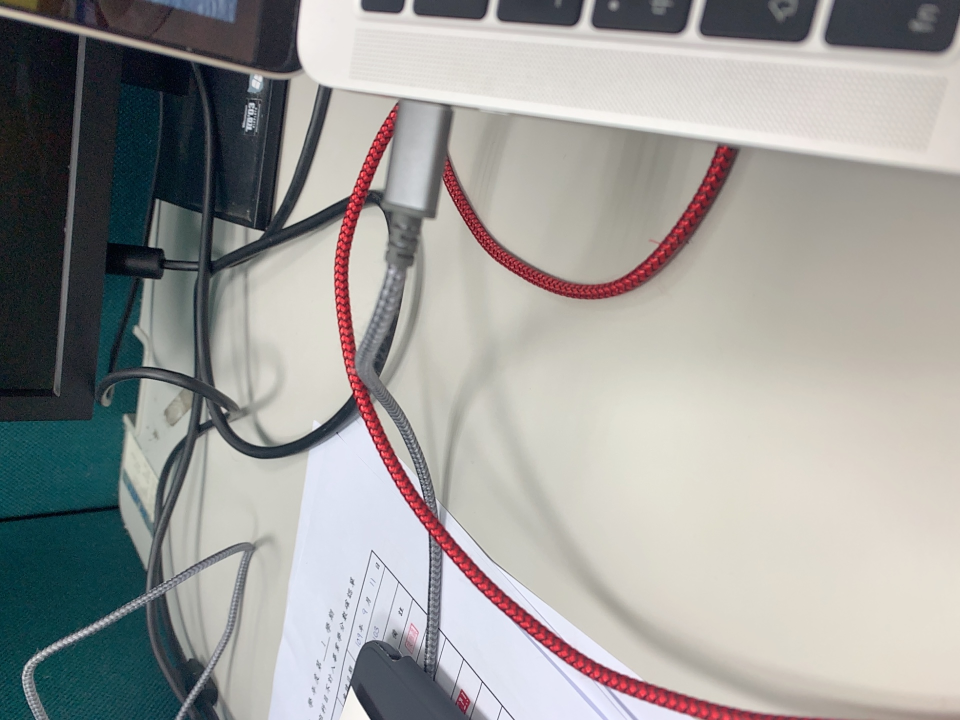
#> input picture Help.Heal.Healthy_server/flask-app/uploadFile/distanceImage/verticalImage/98.jpg, 1920 x 1440 px (shown at 1/2 size)
$ jupyter execute --allow-errors findRealObjectSizeWithAngleOfView.ipynb
#> lines starting #> are read from the running program, lines starting #| are printed output that depends on the picture; after the words box and inside, x2 and y2 are one past the last pixel; in counts of white or black regions, pixels touching at a corner belong together; long printed decimals are rounded
[cell 1]
import cv2
import matplotlib.pyplot as plt
import os
import numpy as np

[cell 2]
def getImageRectangleSize(imagePath):
    #read image with grayscale
#> called with imagePath = './verticalImage/98.jpg'
    image = cv2.imread(imagePath, 0)
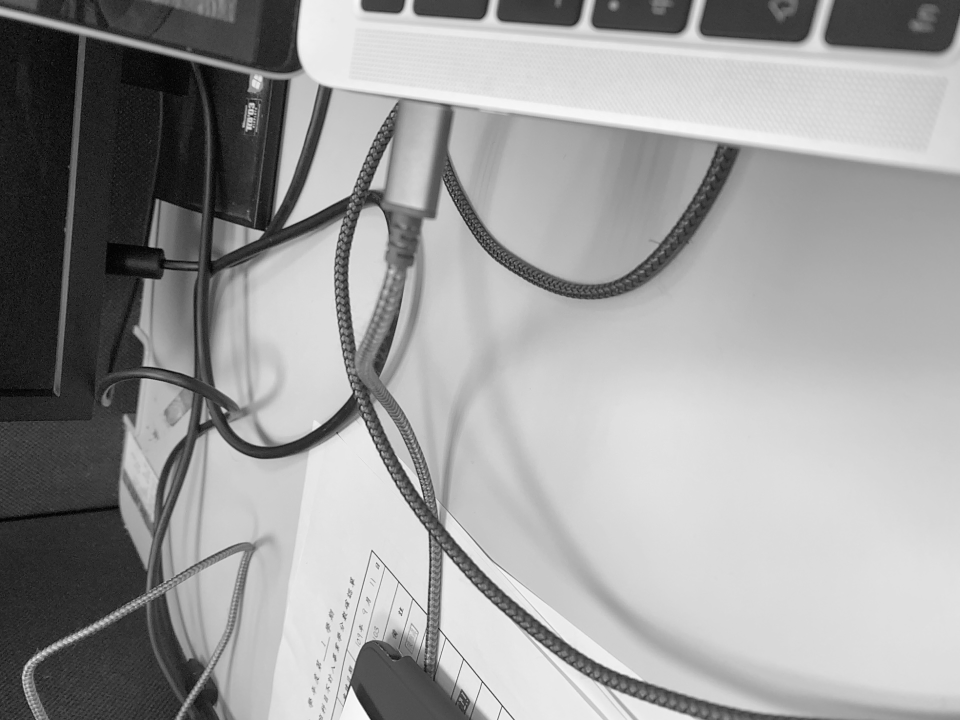
#> image: shape (1440, 1920) (shown at 1/2 size); min 0, max 255, mean 156
    plt.imshow(image[::1], cmap='gray')
    plt.axis('off')
    plt.title(imagePath)
    plt.show()
    # Otsu's thresholding after Gaussian filtering
    #blur = cv2.GaussianBlur(image,(5,5),0)
    ret, image = cv2.threshold(image, 200, 255, cv2.THRESH_BINARY_INV + cv2.THRESH_OTSU)
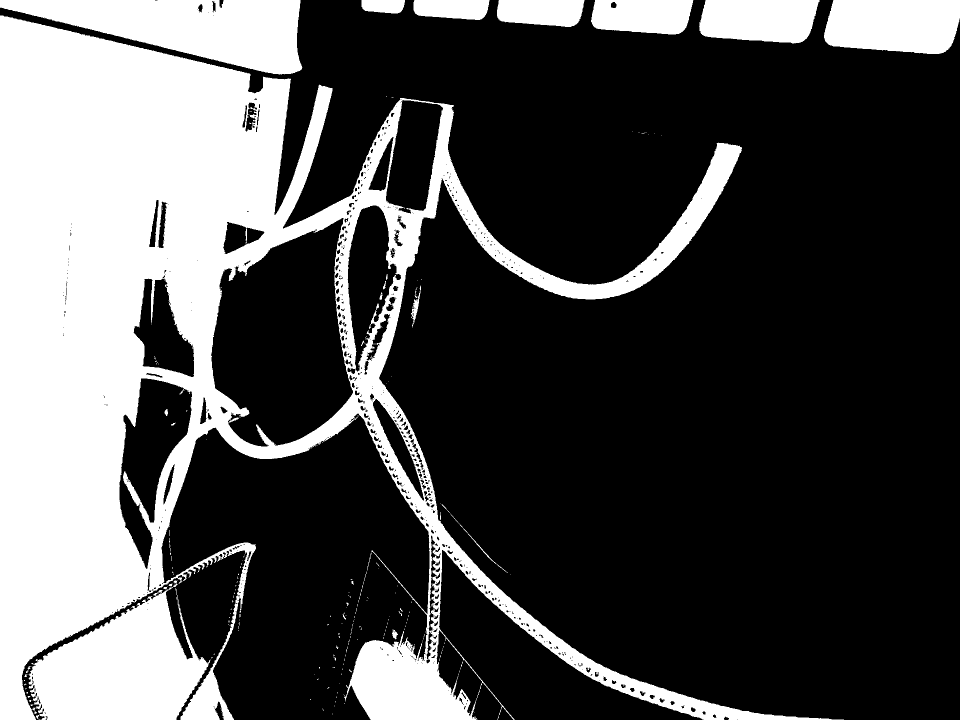
#> image: shape (1440, 1920) (shown at 1/2 size); 30.3% white; 276 white regions (244 under 20 px)
#> ret = 127
    plt.imshow(image[::1], cmap='gray')
    plt.axis('off')
    plt.title(imagePath)
    plt.show()
    cnts, _ = cv2.findContours(image, cv2.RETR_CCOMP, cv2.CHAIN_APPROX_SIMPLE)
#> cnts = 1012 contours, 786 with area under 20; largest, box (x1, y1, x2, y2) and area: (0, 31, 1688, 1440) 836565, (421, 435, 707, 894) 90386, (57, 1161, 421, 1440) 58242, (0, 0, 605, 149) 51334, (238, 756, 385, 1139) 27926
    #print(len(cnts))

    show = np.zeros((image.shape[0], image.shape[1], 3), np.int8)
    cv2.drawContours(show, cnts, -1, (255, 0, 0), 10)
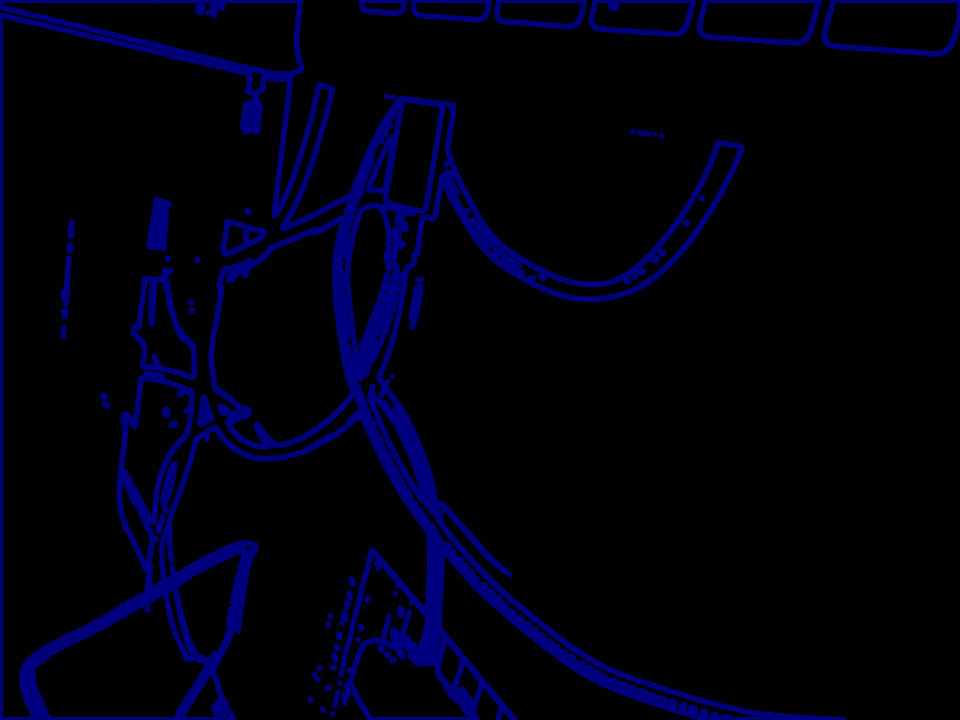
#> show: shape (1440, 1920, 3) int8 (shown at 1/2 size); mean of channels 0, 1, 2 14.7, 0, 0; drawn as B, G, R
    maxContour = max(cnts, key=cv2.contourArea)
#> maxContour = contour of 5726 points, box (x1, y1, x2, y2) (0, 31, 1688, 1440), area 836565
    x, y, w, h = cv2.boundingRect(maxContour)
#> x = 0; y = 31; w = 1688; h = 1409
    cv2.rectangle(show, (x, y), (x+w, y+h), (0, 255, 0), 10)
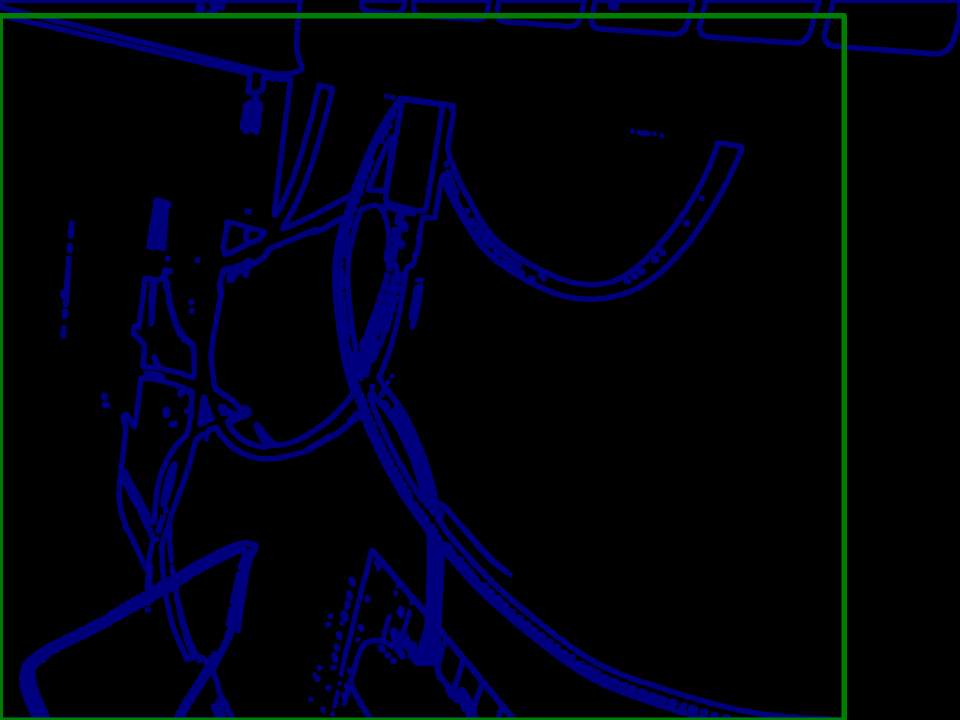
#> show: shape (1440, 1920, 3) int8 (shown at 1/2 size); 1.84% of pixels changed, all inside (x1, y1, x2, y2) = (0, 26, 1694, 1440); drawn as B, G, R

    #show image
    plt.imshow(show)
    plt.axis('off')
    #plt.title(imagePath)
    plt.show()

    return w, h

# 87-91
# 92-95

[cell 3]
imagePath = './verticalImage/98.jpg'
objectImageWidth, objectImageHeight  = getImageRectangleSize(imagePath)
#> objectImageWidth = 1688; objectImageHeight = 1409
image = cv2.imread(imagePath)
#> image is the input picture: shape (1440, 1920, 3); mean B, G, R 153.8, 156.1, 156.5
height, width, channels = image.shape
#> height = 1440; width = 1920; channels = 3
print("image height {}".format(height))
#| image height 1440
print("image width {}".format(width))
#| image width 1920
print("Object image height {}".format(objectImageHeight))
#| Object image height 1409
print("Object image width {}".format(objectImageWidth))
#| Object image width 1688
print("Ratio X {}".format(objectImageWidth/width))
#| Ratio X 0.8792
print("Ratio Y {}".format(objectImageHeight/height))
#| Ratio Y 0.9785

$ run again, with Help.Heal.Healthy_server/flask-app/uploadFile/distanceImage/verticalImage/87.jpg copied over Help.Heal.Healthy_server/flask-app/uploadFile/distanceImage/verticalImage/98.jpg
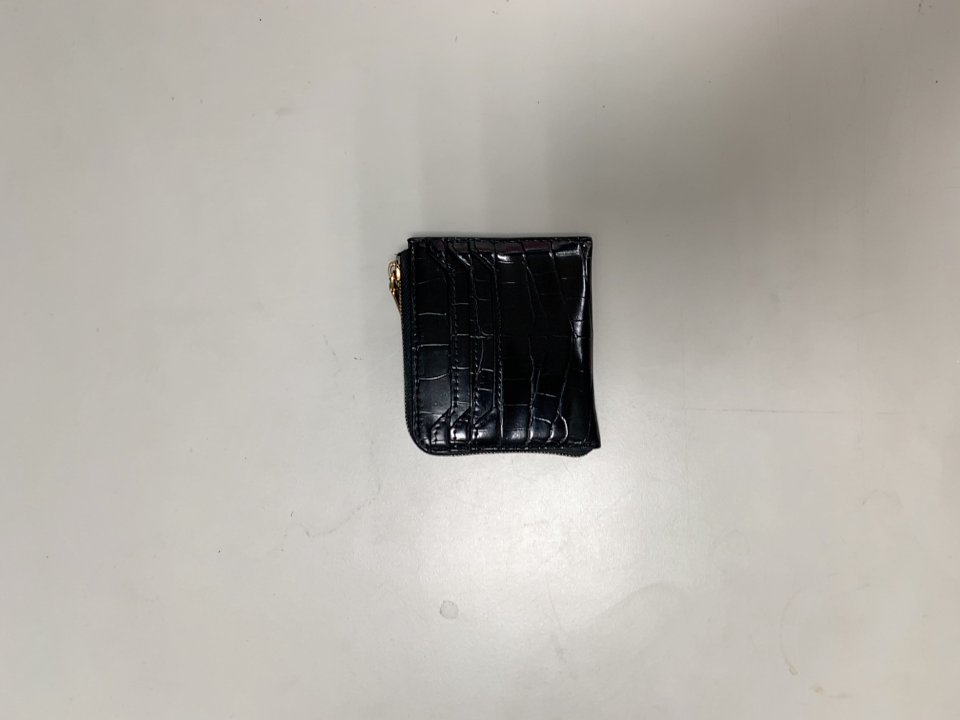
#> input picture Help.Heal.Healthy_server/flask-app/uploadFile/distanceImage/verticalImage/87.jpg, 1920 x 1440 px (shown at 1/2 size)
#> in getImageRectangleSize, `ret, image = cv2.threshold(image, 200, 255, cv2.THRESH_BINARY_INV + cv..`:
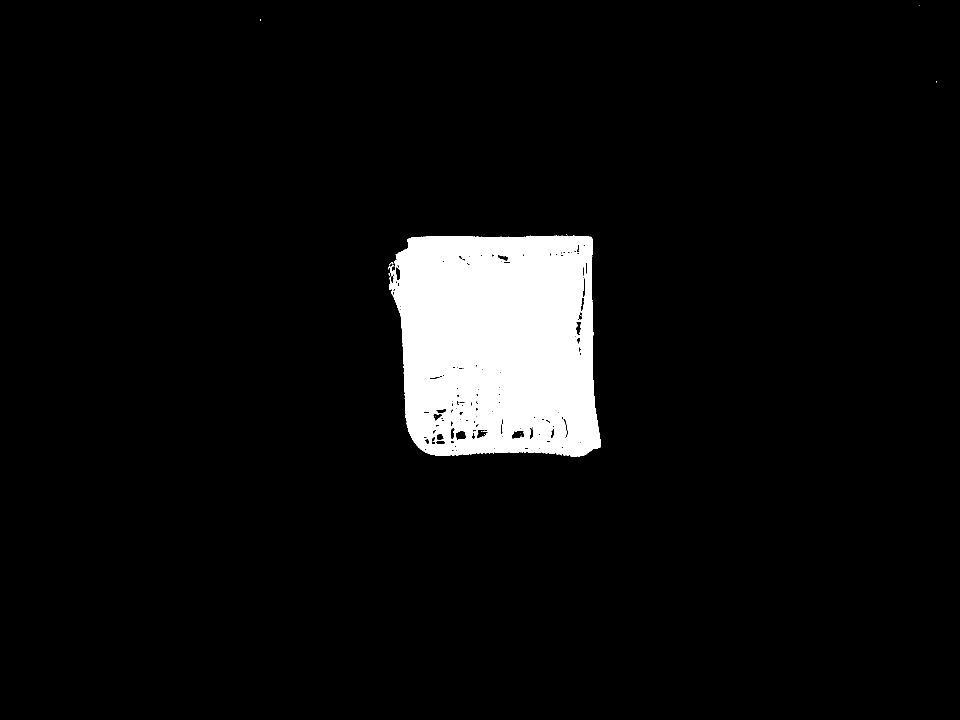
#> image: shape (1440, 1920) (shown at 1/2 size); 5.8% white; 15 white regions (14 under 20 px)
#> ret = 101
#> cnts = 202 contours, 134 with area under 20; largest, box (x1, y1, x2, y2) and area: (778, 471, 1202, 914) 165482, (1022, 860, 1050, 879) 354, (910, 860, 933, 881) 325, (953, 858, 977, 878) 309, (1150, 642, 1163, 672) 237
#> maxContour = contour of 647 points, box (x1, y1, x2, y2) (778, 471, 1202, 914), area 165482
#> x = 778; y = 471; w = 424; h = 443
#> in getImageRectangleSize, `cv2.rectangle(show, (x, y), (x+w, y+h), (0, 255, 0), 10)`:
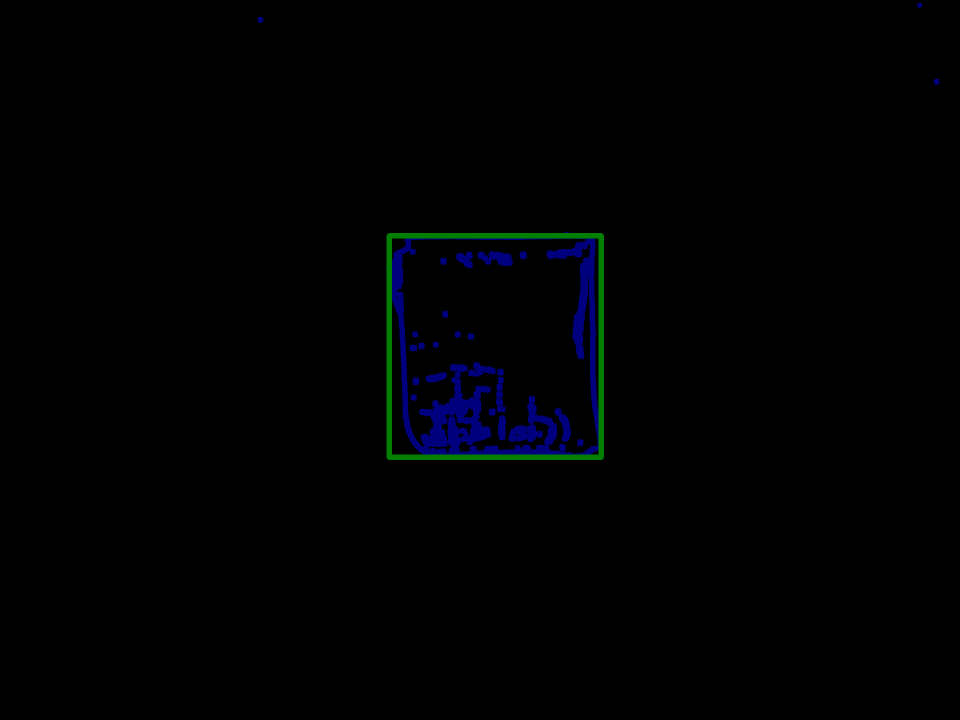
#> show: shape (1440, 1920, 3) int8 (shown at 1/2 size); mean of channels 0, 1, 2 2, 0.9, 0; drawn as B, G, R
#> objectImageWidth = 424; objectImageHeight = 443
#> image is the input picture: shape (1440, 1920, 3); mean B, G, R 168.8, 175.5, 179.4
#| image height 1440
#| image width 1920
#| Object image height 443
#| Object image width 424
#| Ratio X 0.2208
#| Ratio Y 0.3076
